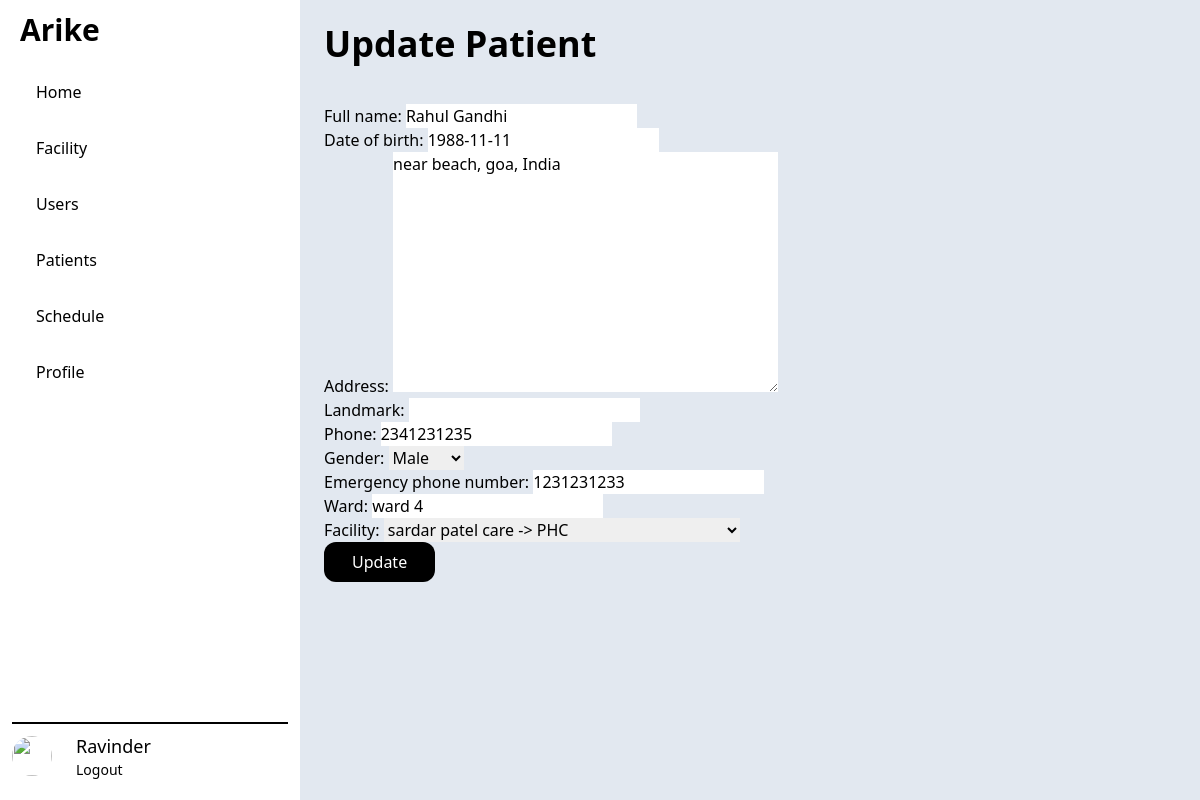
/patient/update/6, run on the app's committed database.
### patient/models.py (models this page shows, shortened)
class Patient(models.Model):
    full_name = models.CharField(max_length=TEXT_LENGTH)
    date_of_birth = models.DateField()
    address = models.TextField()
    landmark = models.CharField(max_length=TEXT_LENGTH, blank=True)
    phone = models.IntegerField()
    gender = models.CharField(choices=GENDER_CHOICES, max_length=TEXT_LENGTH)
    emergency_phone_number = models.IntegerField()
    expired_time = models.DateTimeField(null=True, blank=True)
    ward = models.CharField(max_length=TEXT_LENGTH)
    facility = models.ForeignKey(Facility, on_delete=models.CASCADE)

### patient/views.py (the view)
# urls.py: path('update/<int:pk>', views.PatientUpdateView.as_view(), name="patient_update"),
class PatientUpdateView(generic.UpdateView):
    model = Patient
    template_name = "patient/patient_update.html"
    success_url = "/patient/"
    fields = ["full_name", "date_of_birth", "address",
              "landmark", "phone", "gender", "emergency_phone_number", "ward", "facility"]

### app_admin/models.py (called while the page is built)
    def __str__(self):
        return f"{self.name} -> {self.kind}"

### patient/templates/patient/patient_update.html (shortened to what this page needs)
{% extends "base.html" %}
{% block content %}
    <div class="flex justify-between items-center">
        <h1 class="text-4xl font-bold">Update Patient</h1>
    </div>
    <section class="mt-10">
        <form method="post">
            {{ form.as_p }}
            <input type="submit" value="Update" class="bg-black py-2 px-7 text-white rounded-xl cursor-pointer">
        </form>
    </section>
{% endblock %}

### data on the page
Patient: full_name "Rahul Gandhi", date_of_birth "1988-11-11", address "near beach, goa, India", phone "2341231235", gender "Male", emergency_phone_number "1231231233", ward "ward 4", facility "sardar patel care -> PHC"
